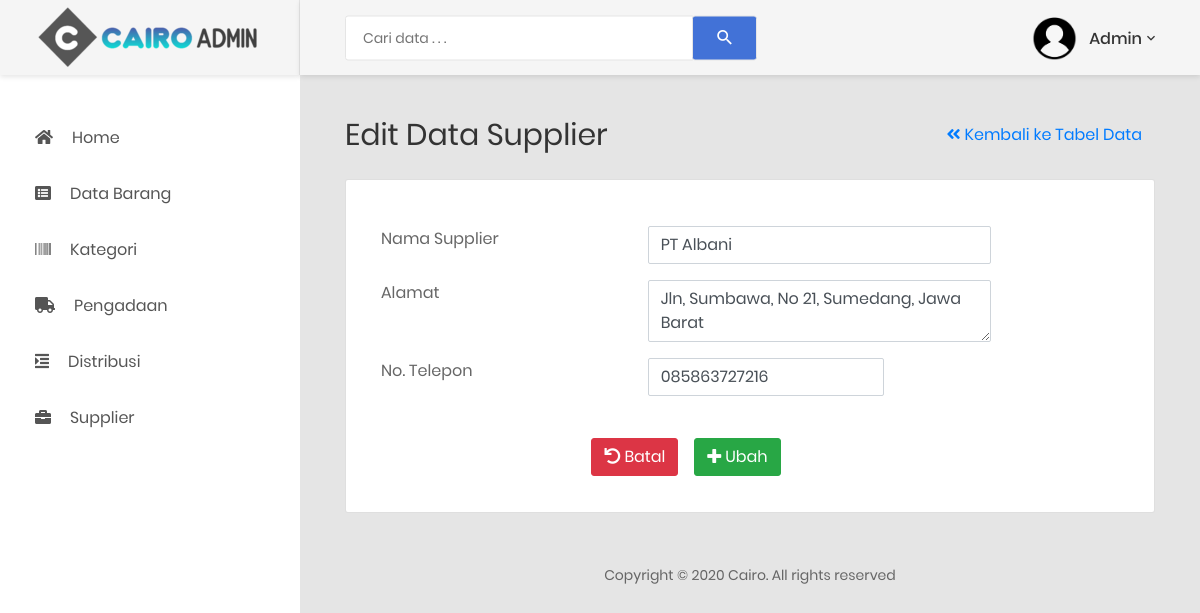
Page /pages/supplier_edit.php?id=3 (signed in) on the committed database.
### tables this page shows
CREATE TABLE `supplier` (
  `id_supplier` int(5) NOT NULL,
  `nama` char(30) NOT NULL,
  `alamat` text NOT NULL,
  `telepon` varchar(13) NOT NULL
);

### component/class_supplier.php (called while the page is built, shortened)
<?php
class supplier{
	var $host = "localhost";
	var $username = "root";
	var $password = "";
	var $database = "db_inventory";
	var $koneksi = "";
	function __construct(){
		$this->koneksi = mysqli_connect($this->host, $this->username, $this->password,$this->database);
	}
	function get_by_id($id_supplier)
	{
		$query = mysqli_query($this->koneksi,"select * from supplier where id_supplier='$id_supplier'");
		return $query->fetch_array();
	}
}
?>

### pages/supplier_edit.php (the view, shortened to what this page needs)
<?php
include('../component/class_supplier.php');
$db = new supplier();
$id_supplier = $_GET['id'];
if(! is_null($id_supplier))
{
	$sup = $db->get_by_id($id_supplier);
}
else
{
	header('location:supplier.php');
}
?>
<!DOCTYPE html>
<html lang="en">
<head>
    <link href="../css/font-face.css" rel="stylesheet" media="all">
    <link href="../vendor/font-awesome-4.7/css/font-awesome.min.css" rel="stylesheet" media="all">
    <link href="../vendor/font-awesome-5/css/fontawesome-all.min.css" rel="stylesheet" media="all">
    <link href="../vendor/mdi-font/css/material-design-iconic-font.min.css" rel="stylesheet" media="all">
    <link href="../vendor/bootstrap-4.1/bootstrap.min.css" rel="stylesheet" media="all">
    <link href="../vendor/animsition/animsition.min.css" rel="stylesheet" media="all">
    <link href="../vendor/bootstrap-progressbar/bootstrap-progressbar-3.3.4.min.css" rel="stylesheet" media="all">
    <link href="../vendor/wow/animate.css" rel="stylesheet" media="all">
    <link href="../vendor/css-hamburgers/hamburgers.min.css" rel="stylesheet" media="all">
    <link href="../vendor/slick/slick.css" rel="stylesheet" media="all">
    <link href="../vendor/select2/select2.min.css" rel="stylesheet" media="all">
    <link href="../vendor/perfect-scrollbar/perfect-scrollbar.css" rel="stylesheet" media="all">
    <link href="../css/theme.css" rel="stylesheet" media="all">
</head>
<body class="animsition">
    <div class="page-wrapper">
		<?php include '../component/menu.php' ?>
        <div class="page-container">
			<?php include '../component/header.php';?>
            <div class="main-content">
                <div class="section__content section__content--p30">
                    <div class="container-fluid">
					    <div class="row">
                            <div class="col-md-12">
                                <div class="overview-wrap">
                                    <h2 class="title-1">Edit Data Supplier</h2>
                                    <a class="btn" href="supplier.php">
                                        <i class="fa fa-angle-double-left"></i> Kembali ke Tabel Data
									</a>
                                </div>
                            </div>
                        </div>
                        <div class="row m-t-25">
                        <div class="col-lg-12">
                                <div class="card">
                                    <div class="card-body">
									<br>
									<div class="col-lg-10">
                                        <form method="post" action="supplier_proses.php?action=update" enctype="multipart/form-data" class="form-horizontal">
											<div class="row form-group">
                                                <div class="col col-md-5">
                                                    <label for="text-input" class=" form-control-label">Nama Supplier</label>
                                                </div>
                                                <div class="col-10 col-md-7">
                                                    <input type="text" id="text-input" name="nama" value="<?php echo $sup['nama']; ?>" class="form-control">
                                                </div>
                                            </div>
											<div class="row form-group">
                                                <div class="col col-md-5">
                                                    <label for="text-input" class=" form-control-label">Alamat</label>
                                                </div>
												<div class="col-9 col-md-7">
                                                    <textarea id="text-input" name="alamat" class="form-control"><?php echo $sup['alamat']; ?></textarea>
                                                </div>
                                            </div>
         									<div class="row form-group">
                                                <div class="col col-md-5">
                                                    <label for="text-input" class=" form-control-label">No. Telepon</label>
                                                </div>
                                                <div class="col-8 col-md-5">
                                                    <input type="text" id="text-input" name="telepon" value="<?php echo $sup['telepon']; ?>" class="form-control">
                                                </div>
                                            </div>
											<br>
											<center>
											<div class="row form-group">
											    <div class="col-md-12">
													<button type="reset" class="btn btn-danger">
													<i class="fas fa-rotate-left"></i> Batal
													</button>
                                                    <button type="submit" name="tombol" class="btn btn-success">
													<i class="fas fa-plus"></i> Ubah
													</button>
												</div>
											</div>
											</center>
                                        </form>
                                    </div>
                                    </div>
                                </div>
                            </div>
                        </div>
                        <div class="row">
							<?php include '../component/footer.php';?>
                        </div>
                    </div>
                </div>
            </div>
        </div>
    </div>
</body>
</html>

### rows in the picture
supplier: nama "PT Albani", alamat "Jln, Sumbawa, No 21, Sumedang, Jawa Barat", telepon "085863727216"
